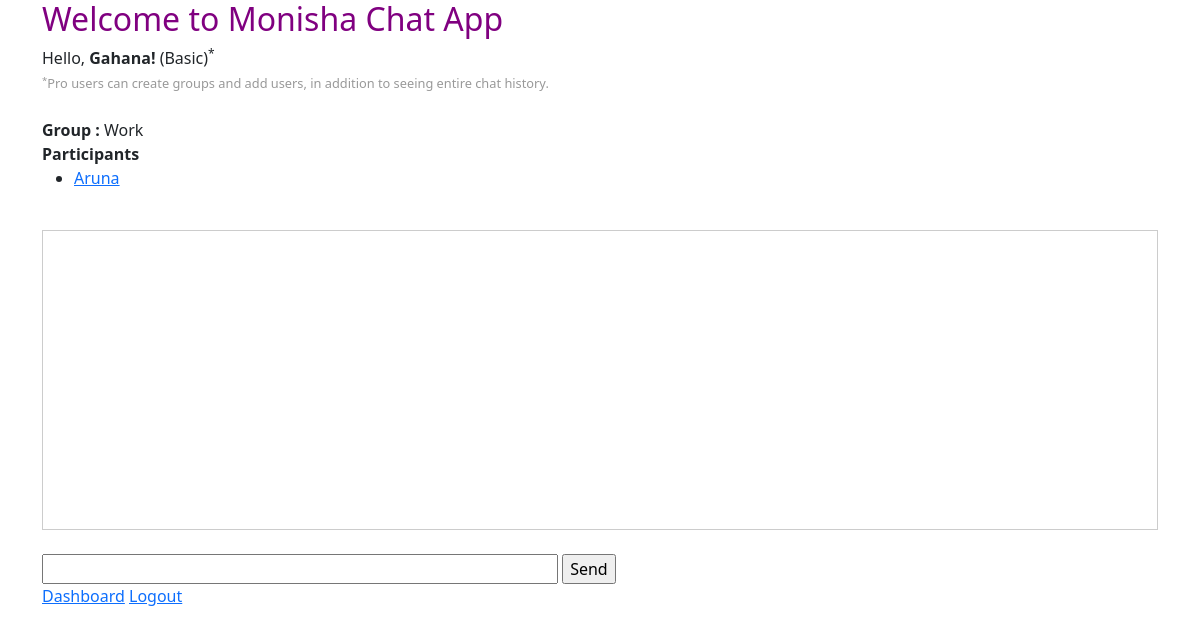
Page /chat/room/?room_name=Work (signed in) on the earlier database version.
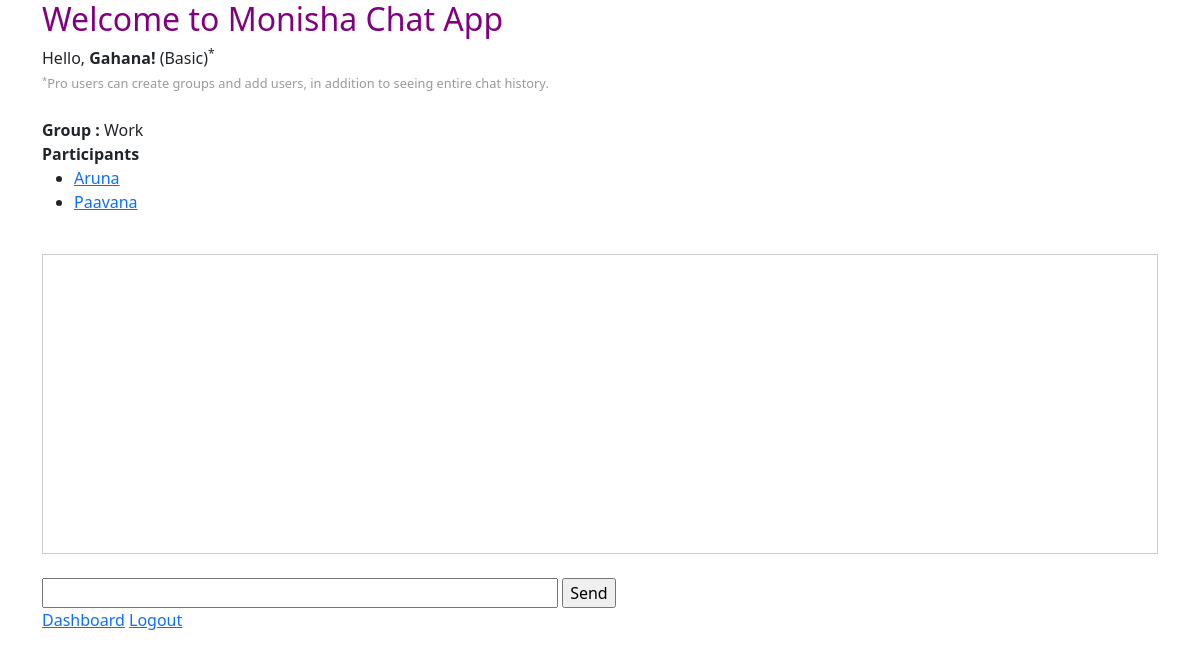
Same page on the later database version.
### users/models.py (models this page shows)
class User(AbstractUser):
    USER_TYPE = (
        ('basic', 'Basic User'),
        ('pro', 'Pro User'),
    )
    user_type = models.CharField(max_length=10, choices=USER_TYPE, default='basic')

### chat/models.py (models this page shows, shortened)
class Room(models.Model):
    name = models.CharField(max_length=100, unique=True)
    users = models.ManyToManyField(settings.AUTH_USER_MODEL, related_name='rooms', blank=True)

### chat/views.py (the view)
# urls.py: path("room/", views.room, name="room"),  # Remove the room_name parameter
def room(request):
    room_name = request.GET.get('room_name')
    if room_name:
        try:
            room = Room.objects.get(name=room_name)
            if request.user not in room.users.all():
                messages.error(request, "You do not have access to this room.")
                return redirect('chat:index')
            participants = room.users.all().exclude(username=request.user.username)
            return render(request, "chat/room.html", {
                "room_name": room_name,
                "participants": participants,
            })
        except Room.DoesNotExist:
            messages.error(request, f"Room '{room_name}' does not exist.")
            return redirect('chat:index')
    else:
        messages.error(request, "Room name is required.")
        return redirect('chat:index')

### chat/templates/chat/room.html (shortened to what this page needs)
{% extends 'base.html' %}
{% block content %}
    {% if user.is_authenticated %}
        Hello, <b>{{ user.username|capfirst|default:'Guest' }}!</b>
        {% if user.user_type == 'pro' %}
            (Pro)<sup>*</sup>
        {% else %}
            (Basic)<sup>*</sup>
        {% endif %}
        <br>
        <span style="color: #999; font-size: 0.8em;"><sup>*</sup>Pro users can create groups and add users, in addition to seeing entire chat history.</span><br><br>
        <b>Group :</b> {{room_name|capfirst}}<br>
        <b>Participants</b>
        <ul id="participant-list">
            {% for participant in participants %}
                <li>
                    <a href="{% url 'chat:direct_messages' %}?receiver={{ participant }}">{{ participant|capfirst }}</a>
                </li>
            {% empty %}
                <li>No other participants.</li>
            {% endfor %}
        </ul>
        <br>
        <div>
            <div id="chat-log" style="border: 1px solid #ccc; padding: 10px; height: 300px; overflow-y: auto;"></div><br>
            <div class="chat-input-container">
                <input id="chat-message-input" type="text" size="50">
                <input id="chat-message-submit" type="button" value="Send">
            </div>
        </div>
        <a href="{% url 'users:dashboard' %}">Dashboard</a>
        <a href="#" onclick="logout()">Logout</a>&nbsp;
    {% else %}
        <h5>You can access this page only if you are logged in.</h5>
        <a href="{% url 'users:dashboard' %}">Dashboard</a>
    {% endif %}
{% endblock %}

### users/templates/base.html (shortened to what this page needs)
<!DOCTYPE html>
<html lang="en">
<head>
  <link rel="stylesheet" href="https://cdn.jsdelivr.net/npm/bootstrap@5.3.2/dist/css/bootstrap.min.css">
</head>
<body>
  <div class="container">
    <h2 style="color: purple;">Welcome to Monisha Chat App</h2>
    {% block content %}
    {% endblock %}
  </div>
</body>
</html>

Differences in the rows shown:
added User: username "Paavana"
